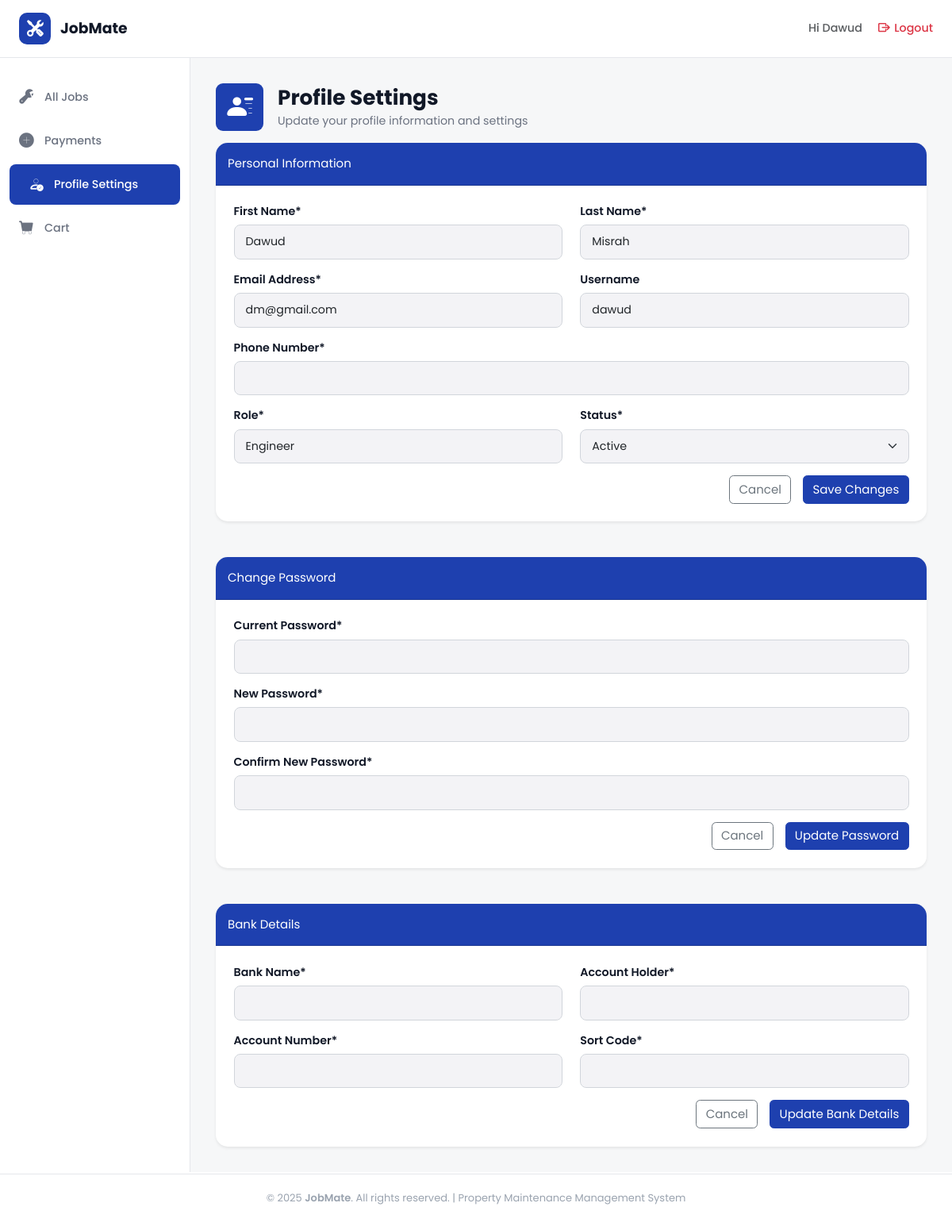
Before: /users/profile_settings/ (signed in) with the older database file.
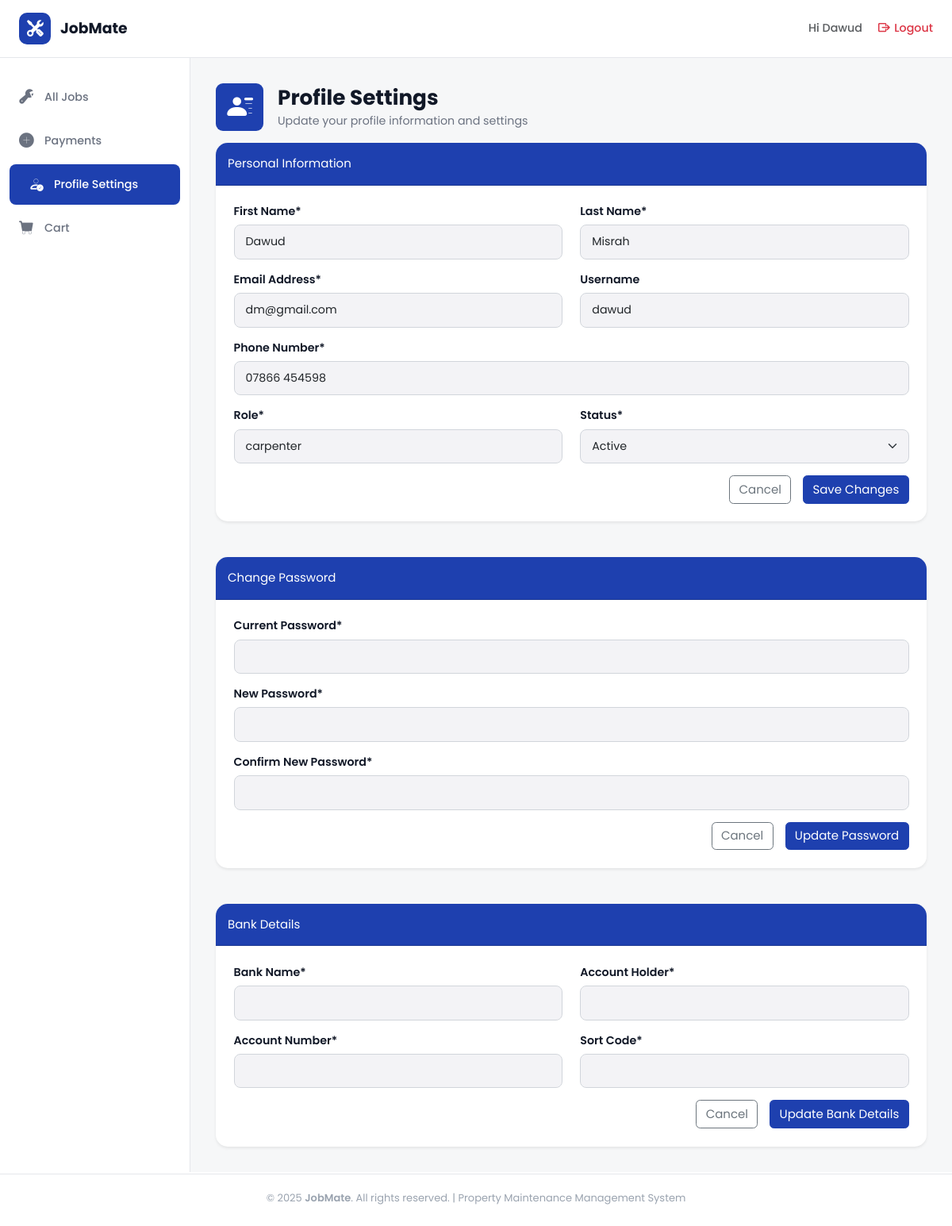
After: the same page with the newer database file.
### users/models.py (models this page shows, shortened)
class Profile(models.Model):
    ROLE_CHOICES = [
        ('admin', 'Admin'),
        ('gas_engineer', 'Gas Engineer'),
        ('plumber', 'Plumber'),
        ('electrcian', 'Electrician'),
        ('carpenter', 'Carpenter'),
        ('handy_person', 'Handy Person'),
    ]
    STATUS_CHOICES = [
        ("pending", "Pending"),
        ("active", "Active"),
        ("in_active", "In-Active"),
        ("left", "Left"),
    ]
    user = models.OneToOneField(User, on_delete=models.CASCADE)
    phone_number = models.CharField(
        max_length=20,
        blank=False,
    )
    role = models.CharField(
        max_length=20,
        choices=ROLE_CHOICES,
        default='Select Your Job Role'
    )
    status = models.CharField(
        max_length=20,
        choices=STATUS_CHOICES,
        default="active"
    )
    bank_name = models.CharField(
        max_length=100,
        blank=True,
        null=True
    )
    account_holder = models.CharField(
        max_length=100,
        blank=True,
        null=True
    )
    account_number = models.CharField(
        max_length=20,
        blank=True,
        null=True
    )
    sort_code = models.CharField(
        max_length=20,
        blank=True,
        null=True
    )
    created_at = models.DateTimeField(auto_now_add=True)

### users/views.py (the view, shortened to what this page needs)
# urls.py: path('profile_settings/', views.profile_settings, name='profile_settings'),
@login_required
def profile_settings(request):
    profile = request.user.profile
    if request.method == "POST" and "submit_personal" in request.POST:
        personal_form = ProfileForm(request.POST, instance=profile)
        bank_form = BankDetailsForm(instance=profile)
        password_form = PasswordChangeForm(request.user)
        if personal_form.is_valid():
            personal_form.save()
            messages.success(request, 'Your profile was successfully updated!')
            return redirect("users:profile_settings")
    elif request.method == "POST" and "submit_bank" in request.POST:
        bank_form = BankDetailsForm(request.POST, instance=profile)
        if bank_form.is_valid():
            bank_form.save()
            messages.success(request, 'Your bank details was successfully updated!')
            return redirect("users:profile_settings")
    else:
        personal_form = ProfileForm(instance=profile)
        bank_form = BankDetailsForm(instance=profile)
        password_form = PasswordChangeForm(request.user)
        for field in password_form.fields.values():
            field.widget.attrs["class"] = "form-control input"
            field.widget.attrs["placeholder"] = ""
            field.widget.attrs.pop("autofocus", None) # Remove focus when the profile page loads
    return render(
        request,
        "profile_settings.html",
        {
            "personal_form": personal_form,
            "bank_form": bank_form,
            "password_form": password_form,
        },
    )

### users/forms/profile.py
class ProfileForm(forms.ModelForm):
    class Meta:
        model = Profile
        fields = [
            'phone_number',
            'role',
            'status',
        ]
        widgets = {
            "phone_number": forms.TextInput(attrs={"class": "form-control input"}),
            'role': forms.TextInput(attrs={'class': 'form-control input',  'readonly': 'readonly'}),
            'status': forms.Select(attrs={'class': 'form-select input', 'name': 'status_term'}),
        }

class BankDetailsForm(forms.ModelForm):
    class Meta:
        model = Profile
        fields = [
            "bank_name",
            "account_holder",
            "account_number",
            "sort_code"
        ]
        widgets = {
            'bank_name': forms.TextInput(attrs={'class': 'form-control input'}),
            'account_holder': forms.TextInput(attrs={'class': 'form-control input'}),
            'account_number': forms.TextInput(attrs={'class': 'form-control input'}),
            'sort_code': forms.TextInput(attrs={'class': 'form-control input'}),
        }

### users/templates/profile_settings.html (shortened to what the changed rows need)
{% extends "dashboard_base.html" %}
{% load static %}
{% block content %}
<div class="heading-section">
    <div class="d-flex align-items-center gap-3 mb-3">
        <div>
            <h1 class="section-title">Profile Settings</h1>
        </div>
    </div>
</div>
    <div class="card shadow-sm border-0 rounded-4 mb-5">
        <form class="card-body p-4" method="POST" action="">
            <div class="mb-3">
                <label class="form-label">Phone Number*</label>
                {{ personal_form.phone_number }}
            </div>
            <div class="row mb-3">
                <div class="col-md-6">
                    <label class="form-label">Role*</label>
                    {{ personal_form.role }}
                </div>
                <div class="col-md-6">
                    <label class="form-label">Status*</label>
                     {{ personal_form.status }}
                </div>
            </div>
        </form>
    </div>
    <div class="card shadow-sm border-0 rounded-4">
        <form class="card-body p-4" method="POST">
            <div class="row mb-3">
                <div class="col-md-6">
                    <label class="form-label">Bank Name*</label>
                    {{ bank_form.bank_name }}
                </div>
                <div class="col-md-6">
                    <label class="form-label">Account Holder*</label>
                    {{ bank_form.account_holder }}
                </div>
            </div>
            <div class="row mb-3">
                <div class="col-md-6">
                    <label class="form-label">Account Number*</label>
                    {{ bank_form.account_number }}
                </div>
                <div class="col-md-6">
                    <label class="form-label">Sort Code*</label>
                    {{ bank_form.sort_code }}
                </div>
            </div>
        </form>
    </div>
    {% endblock %}

Changed rows visible on the page:
changed Profile "Active": phone_number (not shown) → "07866 454598"; role "Engineer" → "carpenter"
